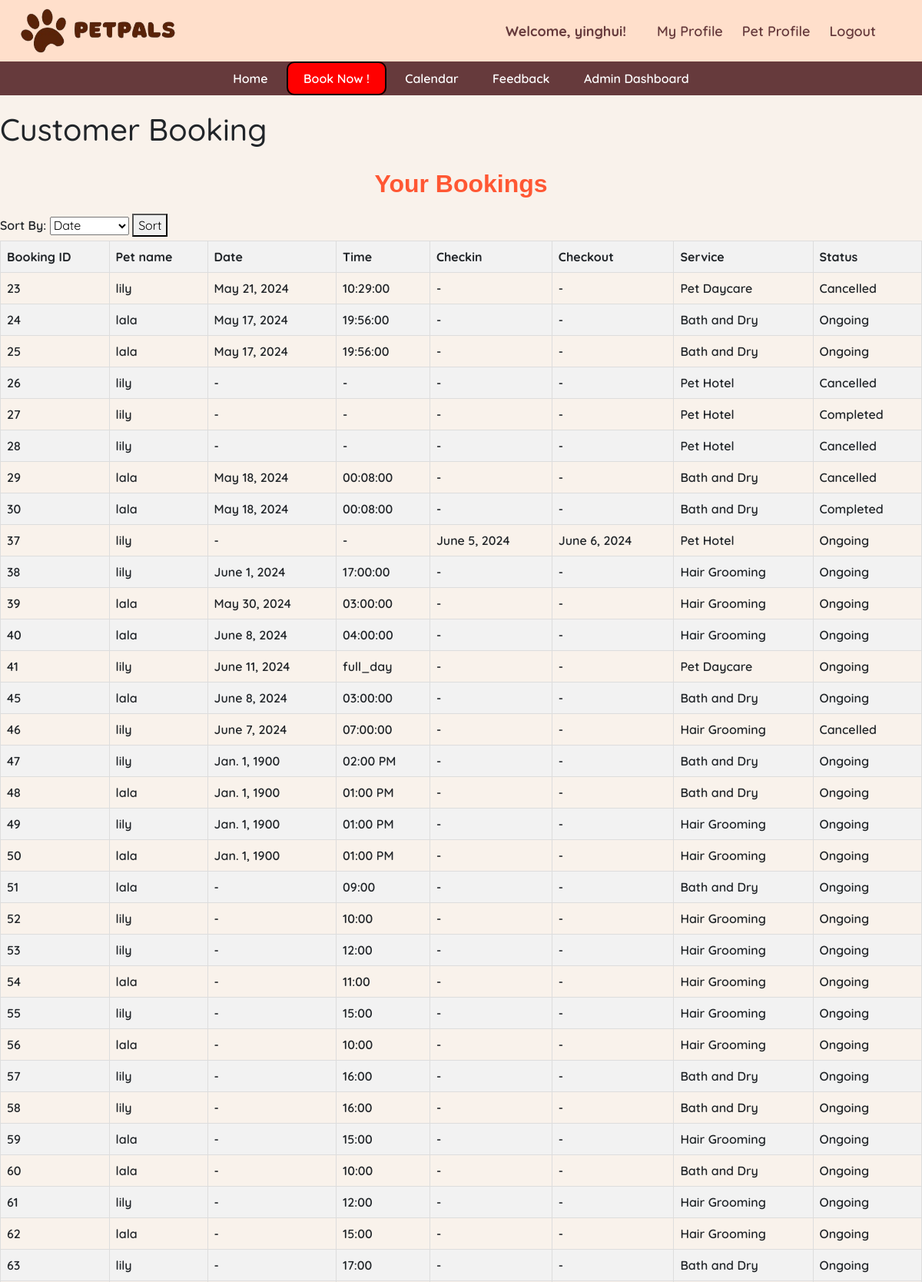
/customer_booking/ (signed in, upper part), run on the app's committed database.
### main/models.py (models this page shows, shortened)
class Booking(models.Model):
    owner = models.ForeignKey(Owner, null=True, on_delete=models.CASCADE)
    pet = models.ManyToManyField(Pet)
    room = models.ForeignKey(Room, null=True, on_delete=models.CASCADE)
    date = models.DateField(blank=True, null=True)
    TIME_CHOICES = [
        ('09:00', '9:00'),
        ('10:00', '10:00'),
        ('11:00', '11:00'),
        ('12:00', '12:00'),
        ('14:00', '2:00'),
        ('15:00', '3:00'),
        ('16:00', '4:00'),
        ('17:00', '5:00'),
        ('full_day', 'Full (7:00-19:00)'),
        ('morning', 'Morning (7:00-12:00)'),
        ('noon', 'Noon (13:00-19:00)'),
    ]
    time = models.CharField(max_length=10, choices=TIME_CHOICES, blank=True, null=True)
    SERVICE_CHOICES = [
        ('Hair Grooming', 'Hair Grooming'),
        ('Bath and Dry', 'Bath and Dry'),
        ('Pet Hotel', 'Pet Hotel'),
        ('Pet Daycare', 'Pet Daycare'),
    ]
    service = models.CharField(max_length=50, choices=SERVICE_CHOICES)
    STATUS_CHOICES = [
        ('Ongoing', 'Ongoing'),
        ('Completed', 'Completed'),
        ('Cancelled', 'Cancelled'),
    ]
    status = models.CharField(max_length=20, choices=STATUS_CHOICES, default='Ongoing')
    checkin = models.DateField(null=True, blank=True)
    checkout = models.DateField(null=True, blank=True)

class Pet(models.Model):
    name = models.CharField(max_length=20)
    owner = models.ForeignKey(Owner, null=True, on_delete=models.CASCADE)
    age = models.PositiveBigIntegerField()
    species = models.CharField(max_length=50)
    breed = models.CharField(max_length=50)
    profile_pic = models.ImageField(default="profile.jpg", null=True, blank=True)

### main/views.py (the view)
# urls.py: path('customer_booking/', views.customer_booking, name='customer_booking'),
@login_required
def customer_booking(request):
    owner = request.user.owner
    bookings = Booking.objects.filter(owner=owner, )
    context = {
        'bookings': bookings,
    }
    return render(request, 'customer_booking.html', context)

### main/templates/customer_booking.html (shortened to what this page needs)
{% extends 'base.html' %}
{% block content %}
<!DOCTYPE html>
<html lang="en">
<head>
</head>
<body>
    <h1 class="ti">Customer Booking</h1>
    <div style="margin-top: 20px; margin-bottom: 20px;">
    <h2 class="dash">Your Bookings</h2>
    <form method="GET" action="" class="sorting-form">
        <label for="sort_by">Sort By:</label>
        <select name="sort_by" id="sort_by" class="sort-select">
            <option value="date">Date</option>
        </select>
        <button type="submit" class="sort-button">Sort</button>
    </form>
    <table>
        <thead>
            <tr>
                <th>Booking ID</th>
                <th>Pet name</th>
                <th>Date</th>
                <th>Time</th>
                <th>Checkin</th>
                <th>Checkout</th>
                <th>Service</th>
                <th>Status</th>
            </tr>
        </thead>
        <tbody>
            {% for booking in bookings %}
            <tr>
                <td>{{ booking.id }}</td>
                <td>
                    {% for pet in booking.pet.all %}
                        {{ pet.name }}{% if not forloop.last %}, {% endif %}
                    {% endfor %}
                </td>
                <td>{{ booking.date|default:"-" }}</td>
                <td>{{ booking.time|default:"-" }}</td>
                <td>{{ booking.checkin|default:"-" }}</td>
                <td>{{ booking.checkout|default:"-" }}</td>
                <td>{{ booking.service }}</td>
                <td>{{ booking.status }}</td>
            </tr>
            {% endfor %}
        </tbody>
    </table>
    </div>
</body>
</html>
{% endblock %}

### main/templates/navbar.html (shortened to what this page needs)
{% load static %}
    <header>
        <img src="{% static 'image/PetPals.png' %}" alt="Pawlogo" width="auto" height="80">
        <div class="profile-bar">
            <div class="profile-info">
                {% if request.user.is_authenticated %}
                    <span>Welcome, {{ request.user }}!</span>
                {% else %}
                    <span>Welcome, Guest!</span>
                {% endif %}
            </div>
                <div class="profile-actions">
                    {% if user.is_authenticated %}
                        <a href="{% url 'profile' %}">My Profile</a>
                        <a href="{% url 'petprofile' %}">Pet Profile</a>
                        <a href="{% url 'logout' %}">Logout</a>
                    {% else %}
                        <a href="{% url 'login' %}">Sign In</a>
                        <a href="{% url 'register' %}">Sign Up</a>
                    {% endif %}
                </div>
        </div>
    </header>
    <nav class="navigation">
        {% if user.is_authenticated %}
        <a href="{% url 'home' %}">Home</a>
        <a href="{% url 'bookingpage' %}" class="book">Book Now !</a>
        <a href="{% url 'calendar' %}">Calendar</a>
        <a href ="{% url 'feedback' %}">Feedback</a>
        {% else %}
        <a href="{% url 'home' %}">Home</a>
        <a href="#services">Services</a>
        {% endif %}
        {% if request.user.is_staff %}
        <a href="{% url 'admin_dashboard' %}" >Admin Dashboard </a>
        {% endif %}
    </nav>

### main/templates/base.html (style rules this page uses)
body { font-family: "Quicksand", sans-serif; font-optical-sizing: auto; font-weight: 600; font-style: normal; margin: 0 !important; padding: 0; background-color: #F9F2EB; display: flex; flex-direction: column; min-height: 100vh; }
h2 { text-align: center; color: #8B4513; margin-bottom: 20px; font-size: xx-large; }
.ti { margin-top: 20px; }

### main/templates/navbar.html (style rules this page uses)
header { background-color: rgb(255, 223, 203); padding: 0px; text-align: center; color: rgb(102, 58, 60); display: flex; justify-content: space-between; align-items: center; }
.navigation { background-color:rgb(102,58,60); padding: 10px 0; text-align: center; }
.navigation a { color: white; text-decoration: none; padding: 10px 20px; }
.profile-bar { display: flex; align-items: center; margin-right: 5%; font-size: large; }
.profile-info { margin-right: 20px; }
.profile-info span { font-weight: bold; }
.profile-actions a { color: rgb(102,58,60); text-decoration: none; margin-left: 20px; }
.book { border-radius: 10px; border: 2px solid black; background-color: red; color:white; }

### main/templates/customer_booking.html (style rules this page uses)
.dash { color: #FF5733; font-family: Arial, sans-serif; font-weight: bold; }
table { width: 100%; border-collapse: collapse; border: 1px solid #ddd; }
th, td { border: 1px solid #ddd; padding: 8px; text-align: left; }
th { background-color: #f2f2f2; font-weight: bold; }
tr:nth-child(even) { background-color: #f2f2f2; }

### data on the page
Booking: id "23", date "May 21, 2024", time "10:29:00", checkin "-", checkout "-", service "Pet Daycare", status "Cancelled"
Pet: name "lily"
Booking: id "24", date "May 17, 2024", time "19:56:00", checkin "-", checkout "-", service "Bath and Dry", status "Ongoing"
Pet: name "lala"
Booking: id "25", date "May 17, 2024", time "19:56:00", checkin "-", checkout "-", service "Bath and Dry", status "Ongoing"
Booking: id "26", date "-", time "-", checkin "-", checkout "-", service "Pet Hotel", status "Cancelled"
Booking: id "27", date "-", time "-", checkin "-", checkout "-", service "Pet Hotel", status "Completed"
Booking: id "28", date "-", time "-", checkin "-", checkout "-", service "Pet Hotel", status "Cancelled"
Booking: id "29", date "May 18, 2024", time "00:08:00", checkin "-", checkout "-", service "Bath and Dry", status "Cancelled"
Booking: id "30", date "May 18, 2024", time "00:08:00", checkin "-", checkout "-", service "Bath and Dry", status "Completed"
Booking: id "37", date "-", time "-", checkin "June 5, 2024", checkout "June 6, 2024", service "Pet Hotel", status "Ongoing"
Booking: id "38", date "June 1, 2024", time "17:00:00", checkin "-", checkout "-", service "Hair Grooming", status "Ongoing"
Booking: id "39", date "May 30, 2024", time "03:00:00", checkin "-", checkout "-", service "Hair Grooming", status "Ongoing"
Booking: id "40", date "June 8, 2024", time "04:00:00", checkin "-", checkout "-", service "Hair Grooming", status "Ongoing"
Booking: id "41", date "June 11, 2024", time "full_day", checkin "-", checkout "-", service "Pet Daycare", status "Ongoing"
Booking: id "45", date "June 8, 2024", time "03:00:00", checkin "-", checkout "-", service "Bath and Dry", status "Ongoing"
Booking: id "46", date "June 7, 2024", time "07:00:00", checkin "-", checkout "-", service "Hair Grooming", status "Cancelled"
Booking: id "47", date "Jan. 1, 1900", time "02:00 PM", checkin "-", checkout "-", service "Bath and Dry", status "Ongoing"
Booking: id "48", date "Jan. 1, 1900", time "01:00 PM", checkin "-", checkout "-", service "Bath and Dry", status "Ongoing"
Booking: id "49", date "Jan. 1, 1900", time "01:00 PM", checkin "-", checkout "-", service "Hair Grooming", status "Ongoing"
Booking: id "50", date "Jan. 1, 1900", time "01:00 PM", checkin "-", checkout "-", service "Hair Grooming", status "Ongoing"
Booking: id "51", date "-", time "09:00", checkin "-", checkout "-", service "Bath and Dry", status "Ongoing"
Booking: id "52", date "-", time "10:00", checkin "-", checkout "-", service "Hair Grooming", status "Ongoing"
Booking: id "53", date "-", time "12:00", checkin "-", checkout "-", service "Hair Grooming", status "Ongoing"
Booking: id "54", date "-", time "11:00", checkin "-", checkout "-", service "Hair Grooming", status "Ongoing"
Booking: id "55", date "-", time "15:00", checkin "-", checkout "-", service "Hair Grooming", status "Ongoing"
Booking: id "56", date "-", time "10:00", checkin "-", checkout "-", service "Hair Grooming", status "Ongoing"
Booking: id "57", date "-", time "16:00", checkin "-", checkout "-", service "Bath and Dry", status "Ongoing"
Booking: id "58", date "-", time "16:00", checkin "-", checkout "-", service "Bath and Dry", status "Ongoing"
Booking: id "59", date "-", time "15:00", checkin "-", checkout "-", service "Hair Grooming", status "Ongoing"
Booking: id "60", date "-", time "10:00", checkin "-", checkout "-", service "Bath and Dry", status "Ongoing"
Booking: id "61", date "-", time "12:00", checkin "-", checkout "-", service "Hair Grooming", status "Ongoing"
Booking: id "62", date "-", time "15:00", checkin "-", checkout "-", service "Hair Grooming", status "Ongoing"
Booking: id "63", date "-", time "17:00", checkin "-", checkout "-", service "Bath and Dry", status "Ongoing"

### other printed values
{{ request.user }} "yinghui"
